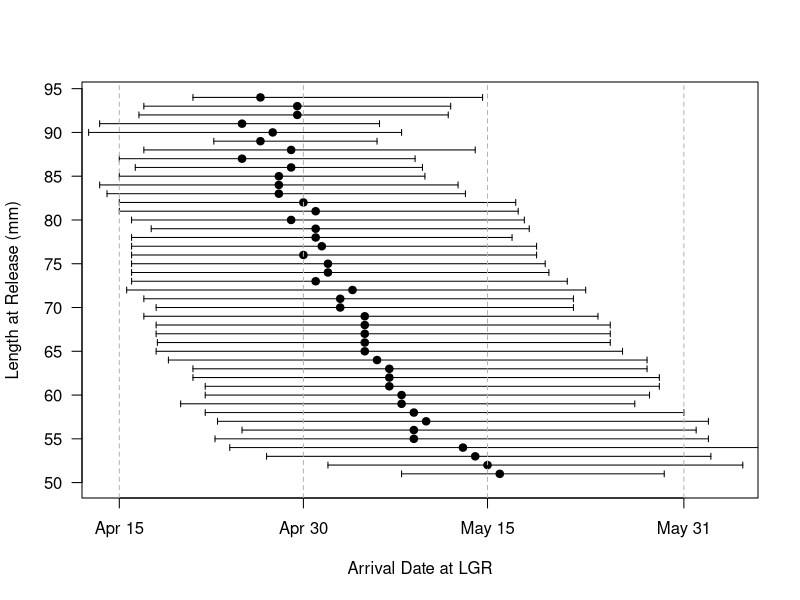

Generate this figure with R:

arr.by.len <- read.csv("length_at_arrival.csv",as.is=TRUE,header=TRUE)
names(arr.by.len) <- c("tag.len", "q10", "med", "q90")


plot(c(104,155), c(50,94),type="n", ylab="Length at Release (mm)", xaxt="n", xlab="Arrival Date at LGR", yaxt="n")
axis(2, at=seq(50,95,5), labels=seq(50,95,5),las=2)
axis(1, at=c(105,120,135,151), labels=c("Apr 15", "Apr 30", "May 15", "May 31"))

points(arr.by.len$med, arr.by.len$tag.len, pch=19)
arrows(x0=arr.by.len$q10, y0=arr.by.len$tag.len,
       x1=arr.by.len$q90, y1=arr.by.len$tag.len, code=3, angle=90, length=0.03)

abline(v=c(105,120,135,151), lty=2, col="gray70")
